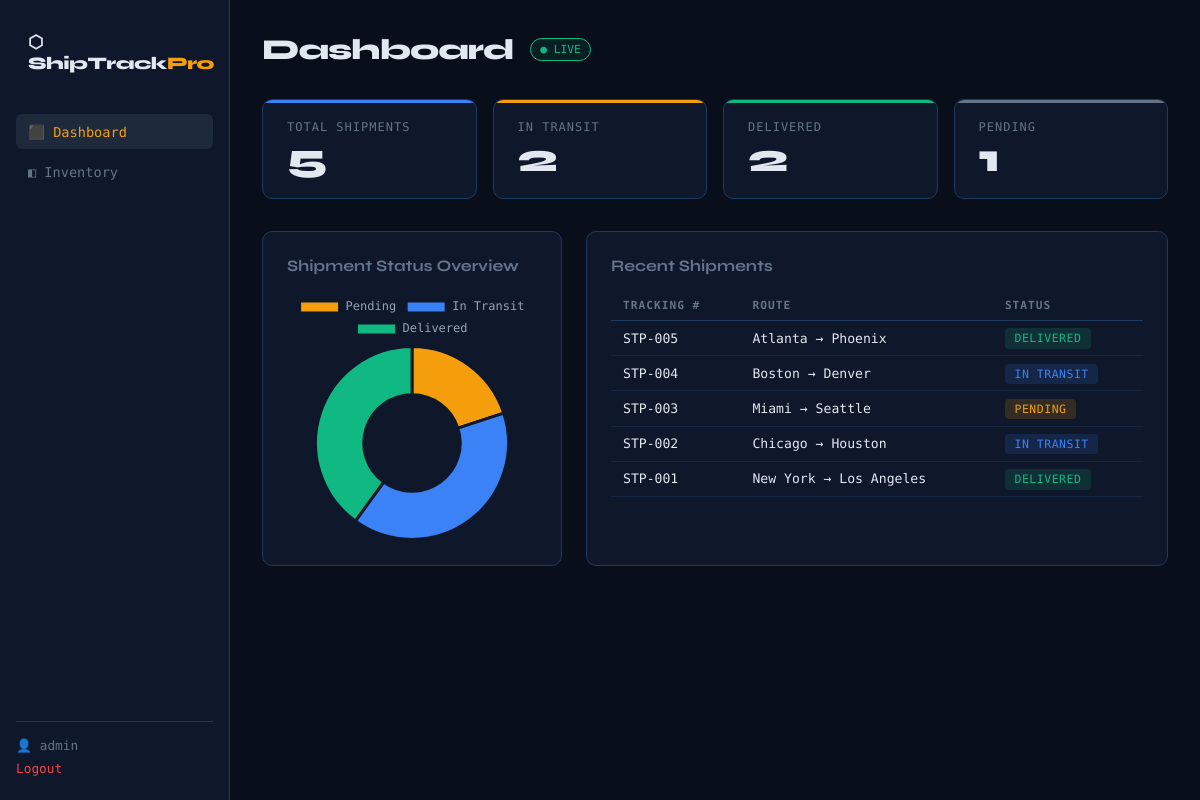
The page /dashboard (signed in) on the database its author committed.
### models.py (models this page shows, shortened)
class User(UserMixin, db.Model):
    id = db.Column(db.Integer, primary_key=True)
    username = db.Column(db.String(80), unique=True, nullable=False)
    email = db.Column(db.String(120), unique=True, nullable=False)
    password_hash = db.Column(db.String(200))

class Shipment(db.Model):
    id = db.Column(db.Integer, primary_key=True)
    tracking_number = db.Column(db.String(50), unique=True, nullable=False)
    origin = db.Column(db.String(100))
    destination = db.Column(db.String(100))
    status = db.Column(db.String(50))  # Pending, In Transit, Delivered
    carrier = db.Column(db.String(50))
    date = db.Column(db.String(20))

### app.py (the view)
@app.route('/dashboard')
@login_required
def dashboard():
    shipments = Shipment.query.all()
    total = len(shipments)
    in_transit = len([s for s in shipments if s.status == 'In Transit'])
    delivered = len([s for s in shipments if s.status == 'Delivered'])
    pending = len([s for s in shipments if s.status == 'Pending'])
    status_labels = ['Pending', 'In Transit', 'Delivered']
    status_values = [pending, in_transit, delivered]
    recent_shipments = Shipment.query.order_by(Shipment.id.desc()).limit(5).all()
    return render_template('dashboard.html',
        total=total, in_transit=in_transit,
        delivered=delivered, pending=pending,
        status_labels=json.dumps(status_labels),
        status_values=json.dumps(status_values),
        recent_shipments=recent_shipments
    )

### app.py (called while the page is built)
@login_manager.user_loader
def load_user(user_id):
    return User.query.get(int(user_id))

### templates/dashboard.html (shortened to what this page needs)
<!DOCTYPE html>
<html lang="en">
<head>
  <link rel="stylesheet" href="{{ url_for('static', filename='style.css') }}"/>
</head>
<body class="app-page">
  <nav class="sidebar">
    <div class="sidebar-brand">⬡ ShipTrack<span>Pro</span></div>
    <ul class="nav-links">
      <li class="active"><a href="/dashboard">⬛ Dashboard</a></li>
      <li><a href="/inventory">◧ Inventory</a></li>
    </ul>
    <div class="sidebar-footer">
      <span>👤 {{ current_user.username }}</span>
      <a href="/logout" class="logout-btn">Logout</a>
    </div>
  </nav>
  <main class="main-content">
    <div class="page-header">
      <h1>Dashboard</h1>
      <span class="live-badge">● LIVE</span>
    </div>
    <div class="stat-grid">
      <div class="stat-card total">
        <div class="stat-label">Total Shipments</div>
        <div class="stat-value">{{ total }}</div>
      </div>
      <div class="stat-card transit">
        <div class="stat-label">In Transit</div>
        <div class="stat-value">{{ in_transit }}</div>
      </div>
      <div class="stat-card delivered">
        <div class="stat-label">Delivered</div>
        <div class="stat-value">{{ delivered }}</div>
      </div>
      <div class="stat-card pending">
        <div class="stat-label">Pending</div>
        <div class="stat-value">{{ pending }}</div>
      </div>
    </div>
    <div class="charts-grid">
      <div class="chart-card">
        <h3>Shipment Status Overview</h3>
        <canvas id="statusChart"></canvas>
      </div>
      <div class="chart-card">
        <h3>Recent Shipments</h3>
        <table class="mini-table">
          <thead>
            <tr><th>Tracking #</th><th>Route</th><th>Status</th></tr>
          </thead>
          <tbody>
            {% for s in recent_shipments %}
            <tr>
              <td class="mono">{{ s.tracking_number }}</td>
              <td>{{ s.origin }} → {{ s.destination }}</td>
              <td><span class="badge badge-{{ s.status | lower | replace(' ', '-') }}">{{ s.status }}</span></td>
            </tr>
            {% endfor %}
          </tbody>
        </table>
      </div>
    </div>
  </main>
  <script>
    const ctx = document.getElementById('statusChart').getContext('2d');
    new Chart(ctx, {
      type: 'doughnut',
      data: {
        labels: {{ status_labels | safe }},
        datasets: [{
          data: {{ status_values | safe }},
          backgroundColor: ['#f59e0b', '#3b82f6', '#10b981'],
          borderColor: '#0f172a',
          borderWidth: 3
        }]
      },
      options: {
        responsive: true,
        plugins: {
          legend: {
            labels: { color: '#94a3b8', font: { family: 'DM Mono' } }
          }
        }
      }
    });
  </script>
</body>
</html>

### static/style.css (style rules this page uses)
:root { --bg: #080e1a; --bg2: #0f172a; --bg3: #1e293b; --border: #1e3a5f; --text: #e2e8f0; --muted: #64748b; --accent: #f59e0b; --blue: #3b82f6; --green: #10b981; --red: #ef4444; --font-display: 'Syne', sans-serif; --font-mono: 'DM Mono', monospace; }
* { margin: 0; padding: 0; box-sizing: border-box; }
body { background: var(--bg); color: var(--text); font-family: var(--font-mono); min-height: 100vh; }
.app-page { display: flex; }
.sidebar { width: 230px; min-height: 100vh; background: var(--bg2); border-right: 1px solid var(--border); padding: 1.5rem 1rem; display: flex; flex-direction: column; position: fixed; top: 0; left: 0; bottom: 0; }
.sidebar-brand { font-family: var(--font-display); font-size: 1.1rem; font-weight: 800; color: var(--text); padding: 0.5rem 0.75rem; margin-bottom: 2rem; letter-spacing: -0.5px; }
.sidebar-brand span { color: var(--accent); }
.nav-links { list-style: none; flex: 1; }
.nav-links li { margin-bottom: 0.3rem; }
.nav-links li a { display: block; color: var(--muted); text-decoration: none; padding: 0.6rem 0.75rem; border-radius: 6px; font-size: 0.85rem; transition: all 0.2s; }
.nav-links li a:hover, .nav-links li.active a { background: var(--bg3); color: var(--text); }
.nav-links li.active a { color: var(--accent); }
.sidebar-footer { display: flex; flex-direction: column; gap: 0.5rem; font-size: 0.8rem; color: var(--muted); padding-top: 1rem; border-top: 1px solid var(--border); }
.logout-btn { color: var(--red); text-decoration: none; font-size: 0.8rem; }
.main-content { margin-left: 230px; flex: 1; padding: 2rem; }
.page-header { display: flex; align-items: center; gap: 1rem; margin-bottom: 2rem; }
.page-header h1 { font-family: var(--font-display); font-size: 1.8rem; font-weight: 800; letter-spacing: -1px; }
.live-badge { background: rgba(16,185,129,0.1); border: 1px solid var(--green); color: var(--green); font-size: 0.7rem; padding: 0.25rem 0.6rem; border-radius: 20px; animation: pulse 2s infinite; }
.stat-grid { display: grid; grid-template-columns: repeat(4, 1fr); gap: 1rem; margin-bottom: 2rem; }
.stat-card { background: var(--bg2); border: 1px solid var(--border); border-radius: 10px; padding: 1.25rem 1.5rem; position: relative; overflow: hidden; }
.stat-card::before { content: ''; position: absolute; top: 0; left: 0; right: 0; height: 3px; }
.stat-card.total::before { background: var(--blue); }
.stat-card.transit::before { background: var(--accent); }
.stat-card.delivered::before { background: var(--green); }
.stat-card.pending::before { background: var(--muted); }
.stat-label { font-size: 0.75rem; color: var(--muted); text-transform: uppercase; letter-spacing: 1px; }
.stat-value { font-family: var(--font-display); font-size: 2.5rem; font-weight: 800; margin-top: 0.25rem; line-height: 1; }
.charts-grid { display: grid; grid-template-columns: 300px 1fr; gap: 1.5rem; }
.chart-card { background: var(--bg2); border: 1px solid var(--border); border-radius: 10px; padding: 1.5rem; }
.chart-card h3 { font-family: var(--font-display); font-size: 1rem; margin-bottom: 1rem; color: var(--muted); }
.mini-table, .data-table { width: 100%; border-collapse: collapse; font-size: 0.82rem; }
.mini-table th, .data-table th { text-align: left; color: var(--muted); font-size: 0.7rem; text-transform: uppercase; letter-spacing: 1px; padding: 0.5rem 0.75rem; border-bottom: 1px solid var(--border); }
.mini-table td, .data-table td { padding: 0.6rem 0.75rem; border-bottom: 1px solid rgba(30,58,95,0.4); color: var(--text); }
.mono { font-family: var(--font-mono); }
.badge { padding: 0.2rem 0.6rem; border-radius: 4px; font-size: 0.72rem; font-weight: 500; text-transform: uppercase; letter-spacing: 0.5px; }
.badge-delivered { background: rgba(16,185,129,0.15); color: var(--green); }
.badge-in-transit { background: rgba(59,130,246,0.15); color: var(--blue); }
.badge-pending { background: rgba(245,158,11,0.15); color: var(--accent); }

### rows shown on the page
User: username "admin"
Shipment: tracking_number "STP-005", origin "Atlanta", destination "Phoenix", status "DELIVERED"
Shipment: tracking_number "STP-004", origin "Boston", destination "Denver", status "IN TRANSIT"
Shipment: tracking_number "STP-003", origin "Miami", destination "Seattle", status "PENDING"
Shipment: tracking_number "STP-002", origin "Chicago", destination "Houston", status "IN TRANSIT"
Shipment: tracking_number "STP-001", origin "New York", destination "Los Angeles", status "DELIVERED"

### other values the page prints
{{ total }} "5"
{{ in_transit }} "2"
{{ delivered }} "2"
{{ pending }} "1"
chart data {{ status_labels | safe }} ["Pending", "In Transit", "Delivered"]
chart data {{ status_values | safe }} [1, 2, 2]
